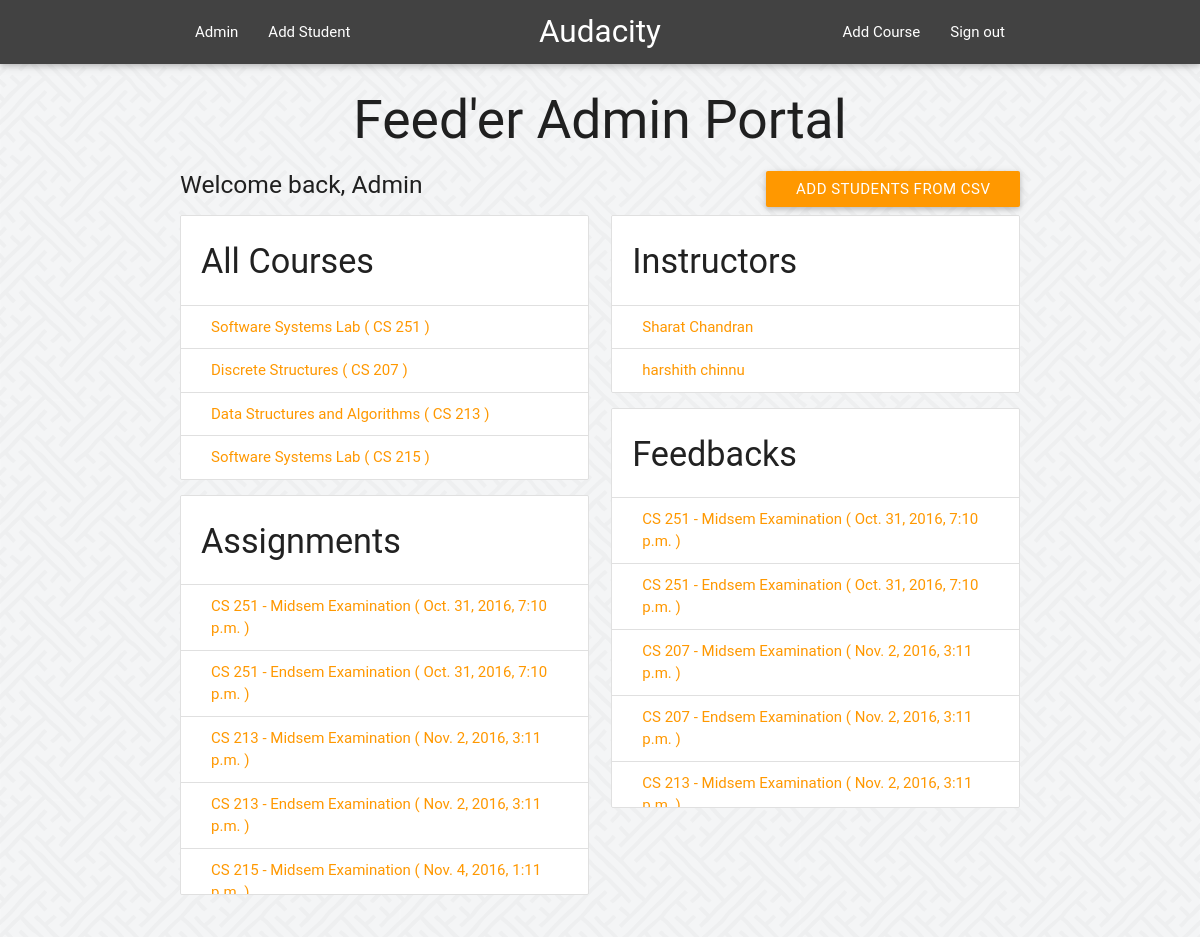
/admins/index/ (signed in), run on the app's committed database.
### feeder/models.py (models this page shows, shortened)
class Course(models.Model):
	SPRING = 'SP'
	AUTUMN = 'AU'
	SUMMER = 'SU'
	SEMESTERS = (
		(SPRING, 'Spring'),
		(AUTUMN, 'Autumn'),
		(SUMMER, 'Summer'),
		)
	course_code = models.CharField(max_length=6, unique=True)
	course_name = models.CharField(max_length=40, blank=False)
	semester = models.CharField(
		max_length=2,
		choices=SEMESTERS,
		)

class Assignment(models.Model):
	assignment_name = models.CharField(max_length=50, verbose_name = "Exam/Assignment")
	description = models.CharField(max_length=300, blank = True)
	pub_date = models.DateTimeField('date published')
	deadline = models.DateTimeField('deadline',null=False)
	course = models.ForeignKey(Course, on_delete=models.CASCADE)
	def __str__(self):
		return self.assignment_name

class Instructor(models.Model):
	course = models.ManyToManyField(Course, blank = True, default=1)
	user = models.OneToOneField(User, on_delete=models.CASCADE)

class Feedback(models.Model):
	fb_name = models.CharField(max_length=100, verbose_name='Feedback Name')
	pub_date = models.DateTimeField('date published')
	deadline = models.DateTimeField('deadline',null=False, blank=False)
	course = models.ForeignKey(Course, on_delete=models.CASCADE)
	class Meta:
		verbose_name = "Feedback"
		verbose_name_plural = "Feedbacks"
	def __str__(self):
		return self.fb_name

### admins/views.py (the view)
@permission_required('is_superuser', login_url='/admins/login/')
def IndexView(request):
	return render(request, "admins/index.html", {
		'user' : request.user,
		'instructors': Instructor.objects.all(),
		'courses' : Course.objects.all(),
		'assignments' : Assignment.objects.order_by('deadline'),
		'feedbacks' : Feedback.objects.order_by('deadline'),
	})

### feeder/templates/admins/index.html (shortened to what this page needs)
{% extends "admins/base_site.html" %}
{% load static %}
{% block content %}
<h2 style="text-align:center" > Feed'er Admin Portal </h1> <a href="{% url 'admins:addstudents' %}" class="btn hoverable waves-effect waves-light orange right">Add Students from CSV</a>
<h5> Welcome back, {{ user.get_full_name }} </h5>
	    <div class="row">
		    <div class="col s6" >
				<ul class="collection with-header" style="max-height: 400px; overflow: auto;">
			        <li class="collection-header"><h4>All Courses</h4></li>
			        {% for course in courses %}
			        	<a class="collection-item orange-text" href="{% url 'admins:course' course.id %}">{{ course.course_name }} ( {{ course.course_code }} )</a>
			        {% endfor %}
			    </ul>
		    	<ul class="collection with-header" style="max-height: 400px; overflow: auto;">
		            <li class="collection-header"><h4>Assignments</h4></li>
		            {% for assignment in assignments %}
		            	<a class="collection-item orange-text" href="#">{{ assignment.course.course_code }} - {{ assignment }} ( {{ assignment.deadline }} )</a>
		            {% endfor %}
		        </ul>
			</div>
			<div class="col s6">
				<ul class="collection with-header" style="max-height: 400px; overflow: auto;">
			        <li class="collection-header"><h4>Instructors</h4></li>
			        {% for instructor in instructors %}
			        	<a class="collection-item orange-text" href="{% url 'admins:instructor' instructor.id %}">{{ instructor.user.get_full_name }} </a>
			        {% endfor %}
			    </ul>
			    <ul class="collection with-header" style="max-height: 400px; overflow: auto;">
		            <li class="collection-header"><h4>Feedbacks</h4></li>
		            {% for feedback in feedbacks %}
		            	<a class="collection-item orange-text" href="#">{{ feedback.course.course_code }} - {{ feedback }} ( {{ feedback.deadline }} )</a>
		            {% endfor %}
		        </ul>
			</div>
		</div>
{% endblock %}
{% block navbar %}
    <li><a href="{% url 'admins:addcourse' %}">Add Course</a></li>
    <li><a href="{% url 'admins:logout' %}">Sign out</a></li>
{% endblock %}

### feeder/templates/admins/base_site.html (shortened to what this page needs)
{% load static %}
<!DOCTYPE html>
<html>
<head>
  <link rel="stylesheet" type="text/css" href="{% static 'feeder/materialize.css' %}">
  <link rel="stylesheet" type="text/css" href="{% static 'admins/bootstrap-material-datetimepicker.css' %}">
</head>
<body>
<header>
<div class="navbar-fixed">
<nav class="grey darken-3">
  <div class="container">
    <div class="nav-wrapper">
        <ul id="nav-mobile" class="left hide-on-med-and-down">
          <li><a href="{% url 'admins:index' %}"> {{ user.get_full_name }} </a> </li>
          <li><a href="{% url 'admins:addstudent' %}">Add Student</a> </li>
        </ul>
      <a href="{% url 'admins:index' %}" class="brand-logo center">Audacity</a>
        <ul id="nav-mobile" class="right hide-on-med-and-down">
          {% block navbar %}{% endblock %}
        </ul>
    </div>
  </div>
</nav>
</div>
</header>
<div class="container">
{% block content %}
{% endblock %}
</div>
</body>

### data on the page
Course: course_name "Software Systems Lab", course_code "CS 251"
Course: course_name "Discrete Structures", course_code "CS 207"
Course: course_name "Data Structures and Algorithms", course_code "CS 213"
Course: course_name "Software Systems Lab", course_code "CS 215"
Assignment: course.course_code "CS 251", assignment_name "Midsem Examination", deadline "Oct. 31, 2016, 7:10 p.m."
Assignment: course.course_code "CS 251", assignment_name "Endsem Examination", deadline "Oct. 31, 2016, 7:10 p.m."
Assignment: course.course_code "CS 213", assignment_name "Midsem Examination", deadline "Nov. 2, 2016, 3:11 p.m."
Assignment: course.course_code "CS 213", assignment_name "Endsem Examination", deadline "Nov. 2, 2016, 3:11 p.m."
Assignment: course.course_code "CS 215", assignment_name "Midsem Examination", deadline "Nov. 4, 2016, 1:11…"
Instructor: user.get_full_name "Sharat Chandran"
Instructor: user.get_full_name "harshith chinnu"
Feedback: course.course_code "CS 251", fb_name "Midsem Examination", deadline "Oct. 31, 2016, 7:10 p.m."
Feedback: course.course_code "CS 251", fb_name "Endsem Examination", deadline "Oct. 31, 2016, 7:10 p.m."
Feedback: course.course_code "CS 207", fb_name "Midsem Examination", deadline "Nov. 2, 2016, 3:11 p.m."
Feedback: course.course_code "CS 207", fb_name "Endsem Examination", deadline "Nov. 2, 2016, 3:11 p.m."
Feedback: course.course_code "CS 213", fb_name "Midsem Examination", deadline "Nov. 2, 2016, 3:11…"

### other printed values
{{ user.get_full_name }} "Admin"
